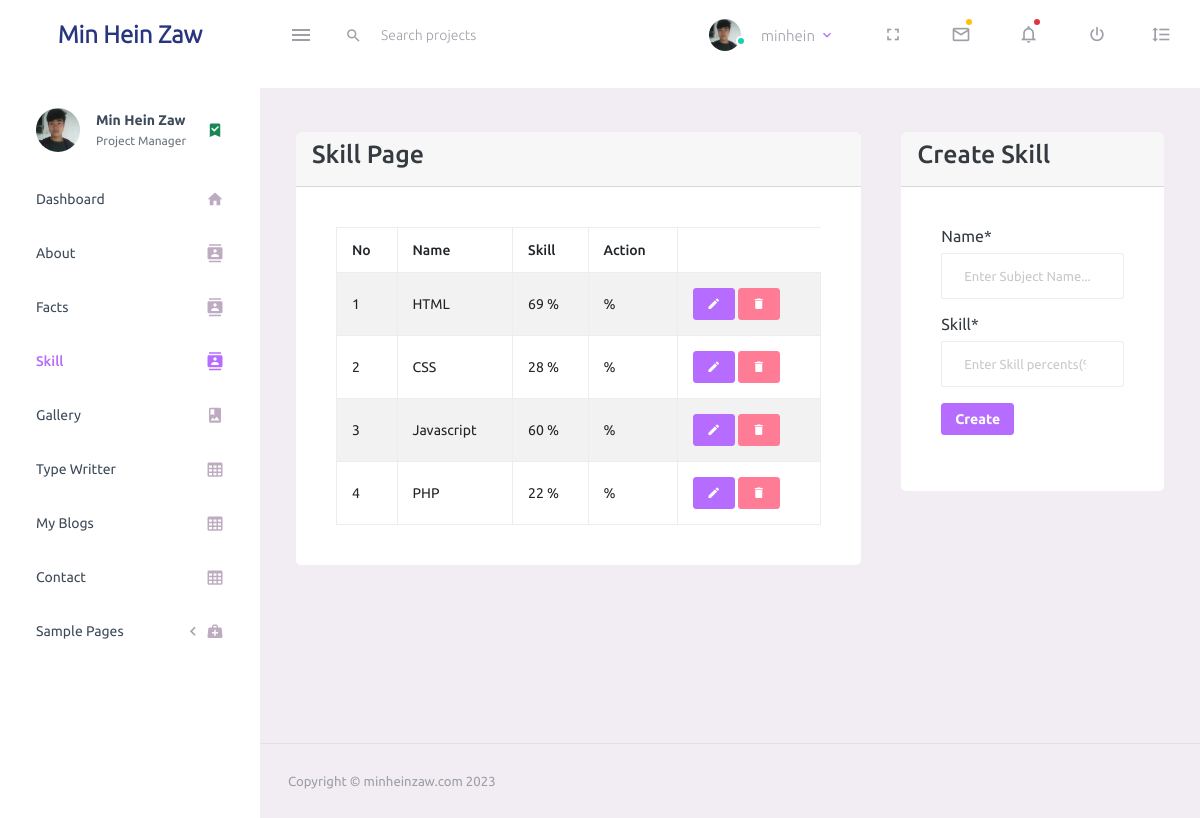
The app's page /skill/ (signed in) with its own data.
### base/models.py (models this page shows, shortened)
class About(models.Model):
    name = models.CharField(max_length=100, null=True)
    birthday = models.DateField(null=True)
    email = models.EmailField(null=True)
    phone = models.CharField(max_length=15, null=True)
    address = models.CharField(max_length=100, null=True)
    description = RichTextField(null=True, blank=True)
    created = models.DateTimeField(auto_now=True)
    updated = models.DateTimeField(auto_now_add=True)

class Skill(models.Model):
    name = models.CharField(max_length=50, null=True)
    skill = models.IntegerField(null=True)

### base/views.py (the view, shortened to what this page needs)
# urls.py: path('skill/', views.skillPage, name="skill"),
@login_required (login_url='login')
def skillPage(request):
    abouts = About.objects.all()
    page = "skill-create"
    forms = SkillForm()
    skills = Skill.objects.all()
    context = {'forms':forms, 'skills':skills, 'page':page, 'abouts':abouts}
    return render(request, 'backend/skill/skill.html', context)

### base/forms.py
class SkillForm(forms.ModelForm):
    class Meta:
        model = Skill
        fields = "__all__"
        widgets = {
            'name':forms.TextInput(attrs=({'placeholder':'Enter Subject Name...', 'class':'custom-input'})),
            'skill':forms.NumberInput(attrs=({'placeholder':'Enter Skill percents(%)...', 'class':'custom-input'})),
        }

### base/templates/backend/skill/skill.html (shortened to what this page needs)
{% extends 'main.html' %}
{% load crispy_forms_tags %}
{% block content %}
    <div class="row">
        <div class="col-md-8">
            <div class="card">
                <div class="card-header">
                    <h3>Skill Page</h3>
                </div>
                <div class="card-body">
                    <table class="table table-striped table-bordered">
                        <thead>
                            <tr>
                                <th>No</th>
                                <th>Name</th>
                                <th>Skill</th>
                                <th>Action</th>
                            </tr>
                        </thead>
                        <tbody>
                            {% for skill in skills %}
                                <tr>
                                    <td>{{forloop.counter}}</td>
                                    <td>{{skill.name}}</td>
                                    <td>{{skill.skill}} %</td>
                                    <td>{{skill.skill_description}} %</td>
                                    <td>
                                        <a href="{% url 'skill-edit' skill.id %}" class="btn btn-primary btn-sm"><span class="mdi mdi-pencil"></span></a>
                                        <a href="{% url 'skill-delete' skill.id %}" class="btn btn-danger btn-sm"><span class="mdi mdi-delete"></span></a>
                                    </td>
                                </tr>
                            {% endfor %}
                        </tbody>
                    </table>
                </div>
            </div>
        </div>
        {% if page == 'skill-create' %}
            <div class="col-md-4">
                <div class="card">
                    <div class="card-header">
                        <h3>Create Skill</h3>
                    </div>
                    <div class="card-body">
                        <form action="" method="POST">
                                {{forms.name|as_crispy_field}}
                                {{forms.skill|as_crispy_field}}
                            <button type="submit" class="btn btn-sm btn-primary">Create</button>
                        </form>
                    </div>
                </div>
            </div>
        {% endif %}
    </div>
{% endblock content %}

### templates/navbar.html (shortened to what this page needs)
{% load static %}
<nav class="navbar default-layout-navbar col-lg-12 col-12 p-0 fixed-top d-flex flex-row">
    <div class="text-center navbar-brand-wrapper d-flex align-items-center justify-content-center">
      <a class="navbar-brand brand-logo" href="{% url 'index' %}"> <strong><span>Min Hein Zaw</span></strong> </a>
    </div>
    <div class="navbar-menu-wrapper d-flex align-items-stretch">
      <button class="navbar-toggler navbar-toggler align-self-center" type="button" data-toggle="minimize">
        <span class="mdi mdi-menu"></span>
      </button>
      <div class="search-field d-none d-md-block">
        <form class="d-flex align-items-center h-100" action="#">
          <div class="input-group">
            <div class="input-group-prepend bg-transparent">
              <i class="input-group-text border-0 mdi mdi-magnify"></i>
            </div>
            <input type="text" class="form-control bg-transparent border-0" placeholder="Search projects">
          </div>
        </form>
      </div>
      <ul class="navbar-nav navbar-nav-right">
        <li class="nav-item nav-profile dropdown">
          <a class="nav-link dropdown-toggle" id="profileDropdown" href="#" data-bs-toggle="dropdown" aria-expanded="false">
            <div class="nav-profile-img">
              <img src="{% static 'assets/images/faces/logo.jpg' %}" alt="image">
              <span class="availability-status online"></span>
            </div>
            <div class="nav-profile-text">
              {% if request.user.is_authenticated %}
                <p class='mt-3'>{{request.user}}</p>
              {% endif %}
            </div>
          </a>
        </li>
        <li class="nav-item d-none d-lg-block full-screen-link">
          <a class="nav-link">
            <i class="mdi mdi-fullscreen" id="fullscreen-button"></i>
          </a>
        </li>
        <li class="nav-item dropdown">
          <a class="nav-link count-indicator dropdown-toggle" id="messageDropdown" href="#" data-bs-toggle="dropdown" aria-expanded="false">
            <i class="mdi mdi-email-outline"></i>
            <span class="count-symbol bg-warning"></span>
          </a>
        </li>
        <li class="nav-item dropdown">
          <a class="nav-link count-indicator dropdown-toggle" id="notificationDropdown" href="#" data-bs-toggle="dropdown">
            <i class="mdi mdi-bell-outline"></i>
            <span class="count-symbol bg-danger"></span>
          </a>
        </li>
        <li class="nav-item nav-logout d-none d-lg-block">
          <a class="nav-link" href="#">
            <i class="mdi mdi-power"></i>
          </a>
        </li>
        <li class="nav-item nav-settings d-none d-lg-block">
          <a class="nav-link" href="#">
            <i class="mdi mdi-format-line-spacing"></i>
          </a>
        </li>
      </ul>
    </div>
  </nav>

### templates/sidebar.html (shortened to what this page needs)
{% load static %}
<nav class="sidebar sidebar-offcanvas" id="sidebar">
    <ul class="nav">
      <li class="nav-item nav-profile">
        <a href="#" class="nav-link">
          <div class="nav-profile-image">
            <img src="{% static 'assets/images/logo.jpg' %}" alt="profile">
          </div>
          <div class="nav-profile-text d-flex flex-column">
            {% for about in abouts %}
            <span class="font-weight-bold mb-2">{{about.name}}</span>
            {% endfor %}
            <span class="text-secondary text-small">Project Manager</span>
          </div>
          <i class="mdi mdi-bookmark-check text-success nav-profile-badge"></i>
        </a>
      </li>
      {% url 'index' as url %}
      <li class="nav-item {% if request.path == url %}active{% endif %}">
        <a class="nav-link" href="{% url 'index' %}">
          <span class="menu-title">Dashboard</span>
          <i class="mdi mdi-home menu-icon"></i>
        </a>
      </li>
      {% url 'about' as url %}
      <li class="nav-item {% if request.path == url %}active{% endif %}">
        <a class="nav-link" href="{% url 'about' %}">
          <span class="menu-title">About</span>
          <i class="mdi mdi-contacts menu-icon"></i>
        </a>
      </li>
      {% url 'fact' as url %}
      <li class="nav-item {% if request.path == url %}active{% endif %}">
        <a class="nav-link" href="{% url 'fact' %}">
          <span class="menu-title">Facts</span>
          <i class="mdi mdi-contacts menu-icon"></i>
        </a>
      </li>
      {% url 'skill' as url %}
      <li class="nav-item {% if request.path == url %}active{% endif %}">
        <a class="nav-link" href="{% url 'skill' %}">
          <span class="menu-title">Skill</span>
          <i class="mdi mdi-contacts menu-icon"></i>
        </a>
      </li>
      {% url 'gallery' as url %}
      <li class="nav-item {% if request.path == url %}active{% endif %}">
        <a class="nav-link" href="{% url 'gallery' %}">
          <span class="menu-title">Gallery</span>
          <i class="mdi mdi-image-album menu-icon"></i>
        </a>
      </li>
      {% url 'typewritter' as url %}
      <li class="nav-item {% if request.path == url %}active{% endif %}">
        <a class="nav-link" href="{% url 'typewritter' %}">
          <span class="menu-title">Type Writter</span>
          <i class="mdi mdi-table-large menu-icon"></i>
        </a>
      </li>
      {% url 'myblog' as url %}
      <li class="nav-item {% if request.path == url %}active{% endif %}">
        <a class="nav-link" href="{% url 'myblog' %}">
          <span class="menu-title">My Blogs</span>
          <i class="mdi mdi-table-large menu-icon"></i>
        </a>
      </li>
      {% url 'contact' as url %}
      <li class="nav-item {% if request.path == url %}active{% endif %}">
        <a class="nav-link" href="{% url 'contact' %}">
          <span class="menu-title">Contact</span>
          <i class="mdi mdi-table-large menu-icon"></i>
        </a>
      </li>
      <li class="nav-item">
        <a class="nav-link" data-bs-toggle="collapse" href="#general-pages" aria-expanded="false" aria-controls="general-pages">
          <span class="menu-title">Sample Pages</span>
          <i class="menu-arrow"></i>
          <i class="mdi mdi-medical-bag menu-icon"></i>
        </a>
      </li>
    </ul>
  </nav>

### records on screen
About: name "Min Hein Zaw"
Skill: name "HTML", skill "69"
Skill: name "CSS", skill "28"
Skill: name "Javascript", skill "60"
Skill: name "PHP", skill "22"

### other values on screen
{{ request.user }} "minhein"
